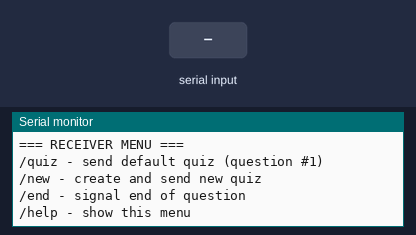
Recording of a sketch running on a simulated Arduino Uno, built with avr-gcc and run on an emulated ATmega328P. On the bench: the last lines printed to the serial monitor. The test bench sets the inputs (shaded band). No radio packets arrive unless stated.

Above: at 2.3 s.
2.4 s: "/quiz\n" received over Serial
At 4.2 s:
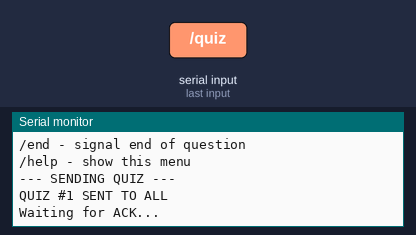
4.5 s: "/new\n" received over Serial
At 5.7 s:
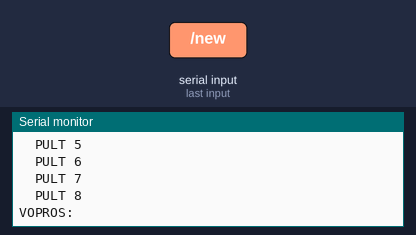
6.0 s: "/end\n" received over Serial
At 7.1 s:
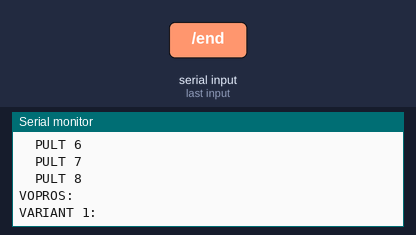
Timing chart, 0 to 9.0 s (numbered marks = the images above; inputs shaded):
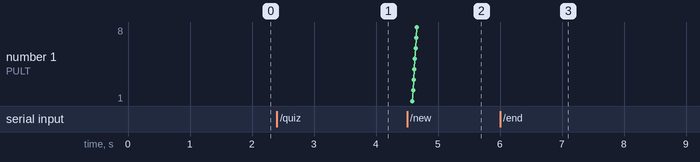

Measured:
- after the input at 2.4 s, the serial monitor: prints a new line at once (image 1)
- after the input at 4.5 s, the serial monitor: prints a new line after 0.17 s (image 2)
- after the input at 6.0 s, the serial monitor: prints a new line at once (image 3)

The sketch:

receiver.ino
```cpp
#include <SPI.h>
#include <nRF24L01.h>
#include <RF24.h>

RF24 radio(9, 10);

// Общая труба для отправки вопросов всем
const byte txPipe[6] = "QUIZ0";

// Общая труба для приёма ответов и подтверждений от пультов
const byte rxPipe[6] = "ANSWER";

#define MY_ID 1

struct Packet {
  byte type;        // 1 = вопрос, 2 = вариант, 3 = ответ, 4 = подтверждение вопроса, 5 = конец опроса
  byte sender;      // ID отправителя (1-8 для пультов)
  byte qNum;        // Номер вопроса
  byte part;
  byte last;
  char text[30];
};

Packet packet;

uint8_t currentQuestion = 0;
String savedQuestion = "";
String savedAnswers[4];

// Массив для отслеживания подтверждений от каждого пульта
bool ackReceived[9] = {false, false, false, false, false, false, false, false, false};

void switchToTx() {
  radio.stopListening();
  delay(5);
}

void switchToRx() {
  radio.startListening();
  delay(5);
}

void sendChunk(byte type, byte sender, byte qNum, byte part, bool last, const char* data) {
  packet.type = type;
  packet.sender = sender;
  packet.qNum = qNum;
  packet.part = part;
  packet.last = last;

  memset(packet.text, 0, sizeof(packet.text));
  strncpy(packet.text, data, 29);

  switchToTx();
  radio.write(&packet, sizeof(packet));
  delay(3);
  radio.write(&packet, sizeof(packet)); // Повтор
  switchToRx();

  delay(8);
}

void sendText(byte type, byte sender, byte qNum, String txt) {
  int len = txt.length();
  byte part = 0;

  for (int i = 0; i < len; i += 29) {
    char chunk[30];
    memset(chunk, 0, sizeof(chunk));
    txt.substring(i, i + 29).toCharArray(chunk, 30);

    bool last = (i + 29 >= len);
    sendChunk(type, sender, qNum, part, last, chunk);

    part++;
    delay(10);
  }
}

void sendQuiz(uint8_t qNum, String q, String a1, String a2, String a3, String a4) {
  currentQuestion = qNum;

  savedQuestion = q;
  savedAnswers[0] = a1;
  savedAnswers[1] = a2;
  savedAnswers[2] = a3;
  savedAnswers[3] = a4;

  Serial.println("\n--- SENDING QUIZ ---");

  // Отправляем всем (sender = 0 для "всем")
  sendText(1, 0, qNum, q);
  delay(80);
  sendText(2, 0, qNum, a1);
  delay(80);
  sendText(2, 0, qNum, a2);
  delay(80);
  sendText(2, 0, qNum, a3);
  delay(80);
  sendText(2, 0, qNum, a4);

  for (int i = 1; i <= 8; i++) {
    ackReceived[i] = false;
  }

  Serial.print("QUIZ #");
  Serial.print(qNum);
  Serial.println(" SENT TO ALL");
}

void sendEnd() {
  Serial.println("\n--- SENDING END SIGNAL ---");

  Packet endp;
  endp.type = 5;
  endp.sender = 0;
  endp.qNum = currentQuestion;
  endp.part = 0;
  endp.last = 1;
  memset(endp.text, 0, sizeof(endp.text));

  switchToTx();
  for (int i = 0; i < 5; i++) {
    radio.write(&endp, sizeof(endp));
    delay(5);
  }
  switchToRx();

  Serial.println("END SENT TO ALL PULTS");
}

void sendAck(byte pultId) {
  Packet ack;
  ack.type = 99;
  ack.sender = MY_ID;
  ack.qNum = currentQuestion;
  ack.part = 0;
  ack.last = 1;
  memset(ack.text, 0, sizeof(ack.text));

  switchToTx();
  radio.write(&ack, sizeof(ack));
  delay(3);
  radio.write(&ack, sizeof(ack));
  switchToRx();
}

void checkAnswers() {
  while (radio.available()) {
    radio.read(&packet, sizeof(packet));

    if (packet.type == 3) {
      // Получен ответ
      Serial.print("ID:");
      Serial.print(packet.sender);
      Serial.print("/Q:");
      Serial.print(packet.qNum);
      Serial.print("/A:");
      Serial.println(packet.text);

      sendAck(packet.sender);
    }

    if (packet.type == 4) {
      // Получено подтверждение получения вопроса
      if (packet.sender >= 1 && packet.sender <= 8) {
        ackReceived[packet.sender] = true;
        Serial.print("ID:");
        Serial.print(packet.sender);
        Serial.println(" - QUIZ RECEIVED");
      }
    }
  }
}

void waitForAllAck() {
  unsigned long startTime = millis();
  const unsigned long TIMEOUT = 1500;

  Serial.print("Waiting for ACK... ");

  while (millis() - startTime < TIMEOUT) {
    checkAnswers();
    delay(30);

    bool allAcked = true;
    for (int i = 1; i <= 8; i++) {
      if (!ackReceived[i]) {
        allAcked = false;
        break;
      }
    }

    if (allAcked) {
      Serial.println("ALL PULTS CONFIRMED!");
      return;
    }
  }

  Serial.println("TIMEOUT!");
  Serial.println("Missing ACK from:");
  for (int i = 1; i <= 8; i++) {
    if (!ackReceived[i]) {
      Serial.print("  PULT ");
      Serial.println(i);
    }
  }
}

String waitLine() {
  while (!Serial.available()) {
    checkAnswers();
    delay(10);
  }
  return Serial.readStringUntil('\n');
}

void createQuiz() {
  static uint8_t questionNum = 2;

  Serial.println("\nVOPROS:");
  String q = waitLine();

  Serial.println("VARIANT 1:");
  String a1 = waitLine();

  Serial.println("VARIANT 2:");
  String a2 = waitLine();

  Serial.println("VARIANT 3:");
  String a3 = waitLine();

  Serial.println("VARIANT 4:");
  String a4 = waitLine();

  sendQuiz(questionNum, q, a1, a2, a3, a4);
  waitForAllAck();
  questionNum++;
}

void printMenu() {
  Serial.println("\n=== RECEIVER MENU ===");
  Serial.println("/quiz - send default quiz (question #1)");
  Serial.println("/new - create and send new quiz");
  Serial.println("/end - signal end of question");
  Serial.println("/help - show this menu");
}

void setup() {
  Serial.begin(9600);
  delay(1000);

  if (!radio.begin()) {
    Serial.println("NRF24 error!");
    while (1);
  }

  radio.setChannel(0x60);
  radio.setPALevel(RF24_PA_MAX);
  radio.setDataRate(RF24_1MBPS);

  radio.openWritingPipe(txPipe);
  radio.openReadingPipe(1, rxPipe);

  radio.startListening();

  Serial.println("\n=== QUIZ RECEIVER STARTED ===");
  printMenu();
}

void loop() {
  checkAnswers();

  if (Serial.available()) {
    String cmd = Serial.readStringUntil('\n');
    cmd.trim();

    if (cmd == "/quiz") {
      sendQuiz(
        1,
        "Сколько апельсинов съела маша после обеда?",
        "28 апельсинов",
        "Геометрия",
        "Недостаточно много",
        "Что такое апельсин?"
      );
      waitForAllAck();
    }

    else if (cmd == "/new") {
      createQuiz();
    }

    else if (cmd == "/end") {
      sendEnd();
    }

    else if (cmd == "/help") {
      printMenu();
    }

    else {
      Serial.println("Unknown command! Type /help for menu");
    }
  }
}
```
